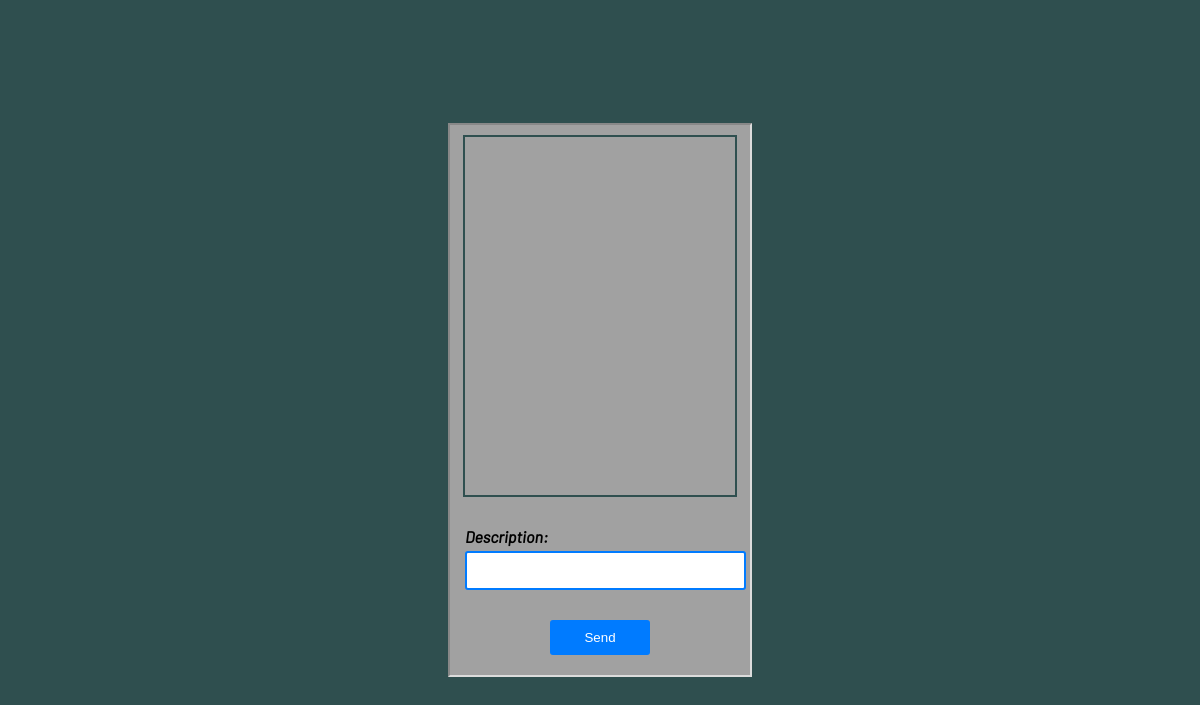
Before: /tasks/comments/1/ (signed in) with the older database file.
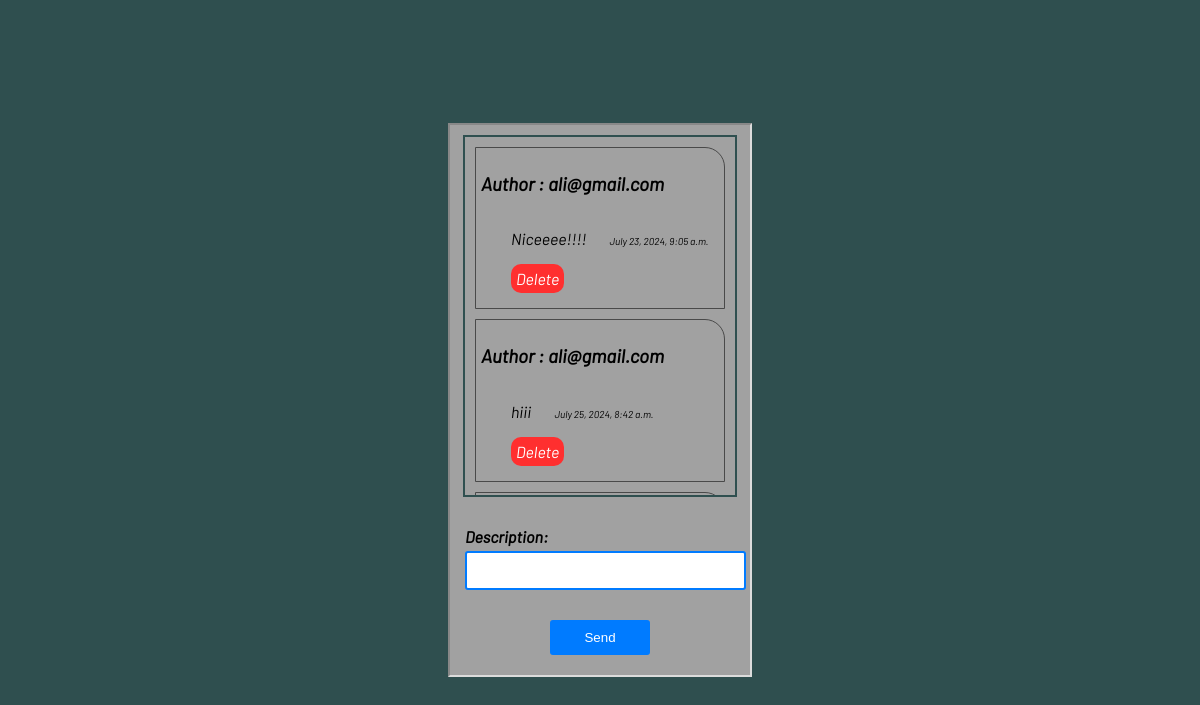
After: the same page with the newer database file.
### Tasks/models.py (models this page shows, shortened)
class Comment(models.Model):
    Author = models.ForeignKey(UserAccount, on_delete=models.CASCADE)
    task = models.ForeignKey(Tasks, on_delete=models.CASCADE)
    description = models.TextField()
    date = models.DateTimeField(auto_now_add=True)

class UserAccount(AbstractBaseUser):
    email = models.EmailField(verbose_name='Email Address', max_length=250, unique=True)
    name = models.CharField(max_length=50)
    is_active = models.BooleanField(default=True)
    is_staff = models.BooleanField(default=False)
    objects = UserAccountManager()
    USERNAME_FIELD = 'email'
    REQUIRED_FIELDS = ['name']
    def __str__(self):
        return self.email

### Tasks/views.py (the view)
# urls.py: path('comments/<task_id>/', comments_view, name='comments'),
@login_required
def comments_view(request, task_id):
    comments = Comment.objects.filter(task__id= task_id)
    if request.method == 'POST':
        form = CreateCommentForm(request.POST)
        if form.is_valid():
            comment = form.save(commit=False)
            comment.Author = request.user
            comment.task = Tasks.objects.get(id=task_id)
            comment.save()
            messages.success(request, 'A comment was made', extra_tags='comment')
            return redirect('comments', task_id=task_id)
    else:
        form = CreateCommentForm()
    context = {
        'comments': comments,
        'form': form,
        'button': 'Send',
        'task_id': task_id,
        }
    return render(request, 'Tasks/comments.html', context)

### Tasks/forms.py
class CreateCommentForm(forms.ModelForm):
    class Meta:
        model = Comment
        fields = ['description']
        widgets = {
            'description': forms.TextInput(attrs={'class': 'form-control'})
        }

### Tasks/templates/Tasks/comments.html (shortened to what this page needs)
{% load static %}
<!DOCTYPE html>
<html lang="en">
<head>
    <link rel="stylesheet" href="{% static 'Tasks/css/comments_style.css' %}">
</head>
<body>
    <div class="create-comment-form">
        <div class="comments">
            {% for comment in comments %}
                <div class="single-comment">
                    <h3>Author : {{ comment.Author }}</h3>
                    <p class="description">
                        {{ comment.description }} <span id="time">{{ comment.date }}</span>
                    </p>
                    <a id="delete-button" href="{% url 'delete-comment' task_id comment.id %}">Delete</a>
                </div>
            {% endfor %}
        </div>
        <div class="form">
            <form action="" method="post">
                {{ form }}
                <button type="submit">{{ button }}</button>
            </form>
        </div>
    </div>
</body>
</html>

Changed rows visible on the page:
added Comment: Author "ali@gmail.com", description "Niceeee!!!!", date "July 23, 2024, 9:05 a.m."
added Comment: Author "ali@gmail.com", description "hiii", date "July 25, 2024, 8:42 a.m."
